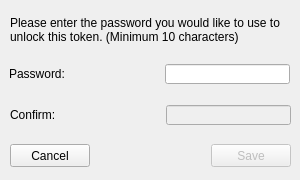
<?xml version="1.0" encoding="UTF-8"?>
<ui version="4.0">
 <class>pwddialog</class>
 <widget class="QDialog" name="pwddialog">
  <property name="geometry">
   <rect>
    <x>0</x>
    <y>0</y>
    <width>300</width>
    <height>180</height>
   </rect>
  </property>
  <property name="minimumSize">
   <size>
    <width>300</width>
    <height>180</height>
   </size>
  </property>
  <property name="maximumSize">
   <size>
    <width>300</width>
    <height>180</height>
   </size>
  </property>
  <property name="windowTitle">
   <string>Enter Password</string>
  </property>
  <widget class="QWidget" name="horizontalLayoutWidget">
   <property name="geometry">
    <rect>
     <x>10</x>
     <y>10</y>
     <width>281</width>
     <height>41</height>
    </rect>
   </property>
   <layout class="QHBoxLayout" name="horizontalLayout">
    <item alignment="Qt::AlignLeft|Qt::AlignVCenter">
     <widget class="QLabel" name="enterPasswordLabel">
      <property name="text">
       <string>Please enter the password you would like to use to unlock this token. (Minimum 10 characters)</string>
      </property>
      <property name="wordWrap">
       <bool>true</bool>
      </property>
     </widget>
    </item>
   </layout>
  </widget>
  <widget class="QWidget" name="horizontalLayoutWidget_2">
   <property name="geometry">
    <rect>
     <x>9</x>
     <y>59</y>
     <width>281</width>
     <height>31</height>
    </rect>
   </property>
   <layout class="QHBoxLayout" name="horizontalLayout_2">
    <item alignment="Qt::AlignLeft|Qt::AlignVCenter">
     <widget class="QLabel" name="passwordLabel">
      <property name="text">
       <string>Password:</string>
      </property>
     </widget>
    </item>
    <item>
     <spacer name="horizontalSpacer">
      <property name="orientation">
       <enum>Qt::Horizontal</enum>
      </property>
      <property name="sizeType">
       <enum>QSizePolicy::Expanding</enum>
      </property>
      <property name="sizeHint" stdset="0">
       <size>
        <width>40</width>
        <height>20</height>
       </size>
      </property>
     </spacer>
    </item>
    <item alignment="Qt::AlignRight|Qt::AlignVCenter">
     <widget class="QLineEdit" name="passwordField">
      <property name="minimumSize">
       <size>
        <width>125</width>
        <height>20</height>
       </size>
      </property>
      <property name="maximumSize">
       <size>
        <width>125</width>
        <height>20</height>
       </size>
      </property>
      <property name="echoMode">
       <enum>QLineEdit::Password</enum>
      </property>
     </widget>
    </item>
   </layout>
  </widget>
  <widget class="QWidget" name="horizontalLayoutWidget_3">
   <property name="geometry">
    <rect>
     <x>10</x>
     <y>100</y>
     <width>281</width>
     <height>31</height>
    </rect>
   </property>
   <layout class="QHBoxLayout" name="horizontalLayout_3">
    <item alignment="Qt::AlignLeft|Qt::AlignVCenter">
     <widget class="QLabel" name="confirmLabel">
      <property name="text">
       <string>Confirm:</string>
      </property>
     </widget>
    </item>
    <item>
     <spacer name="horizontalSpacer_2">
      <property name="orientation">
       <enum>Qt::Horizontal</enum>
      </property>
      <property name="sizeType">
       <enum>QSizePolicy::Expanding</enum>
      </property>
      <property name="sizeHint" stdset="0">
       <size>
        <width>40</width>
        <height>20</height>
       </size>
      </property>
     </spacer>
    </item>
    <item alignment="Qt::AlignRight|Qt::AlignVCenter">
     <widget class="QLineEdit" name="confirmField">
      <property name="enabled">
       <bool>false</bool>
      </property>
      <property name="minimumSize">
       <size>
        <width>125</width>
        <height>20</height>
       </size>
      </property>
      <property name="maximumSize">
       <size>
        <width>125</width>
        <height>20</height>
       </size>
      </property>
      <property name="echoMode">
       <enum>QLineEdit::Password</enum>
      </property>
     </widget>
    </item>
   </layout>
  </widget>
  <widget class="QWidget" name="horizontalLayoutWidget_4">
   <property name="geometry">
    <rect>
     <x>10</x>
     <y>140</y>
     <width>281</width>
     <height>31</height>
    </rect>
   </property>
   <layout class="QHBoxLayout" name="horizontalLayout_4">
    <item>
     <widget class="QPushButton" name="cancelButton">
      <property name="minimumSize">
       <size>
        <width>0</width>
        <height>23</height>
       </size>
      </property>
      <property name="maximumSize">
       <size>
        <width>16777215</width>
        <height>23</height>
       </size>
      </property>
      <property name="text">
       <string>Cancel</string>
      </property>
     </widget>
    </item>
    <item>
     <spacer name="horizontalSpacer_3">
      <property name="orientation">
       <enum>Qt::Horizontal</enum>
      </property>
      <property name="sizeType">
       <enum>QSizePolicy::Expanding</enum>
      </property>
      <property name="sizeHint" stdset="0">
       <size>
        <width>40</width>
        <height>20</height>
       </size>
      </property>
     </spacer>
    </item>
    <item>
     <widget class="QPushButton" name="saveButton">
      <property name="enabled">
       <bool>false</bool>
      </property>
      <property name="minimumSize">
       <size>
        <width>0</width>
        <height>23</height>
       </size>
      </property>
      <property name="maximumSize">
       <size>
        <width>16777215</width>
        <height>23</height>
       </size>
      </property>
      <property name="text">
       <string>Save</string>
      </property>
      <property name="default">
       <bool>true</bool>
      </property>
     </widget>
    </item>
   </layout>
  </widget>
 </widget>
 <resources/>
 <connections/>
</ui>
